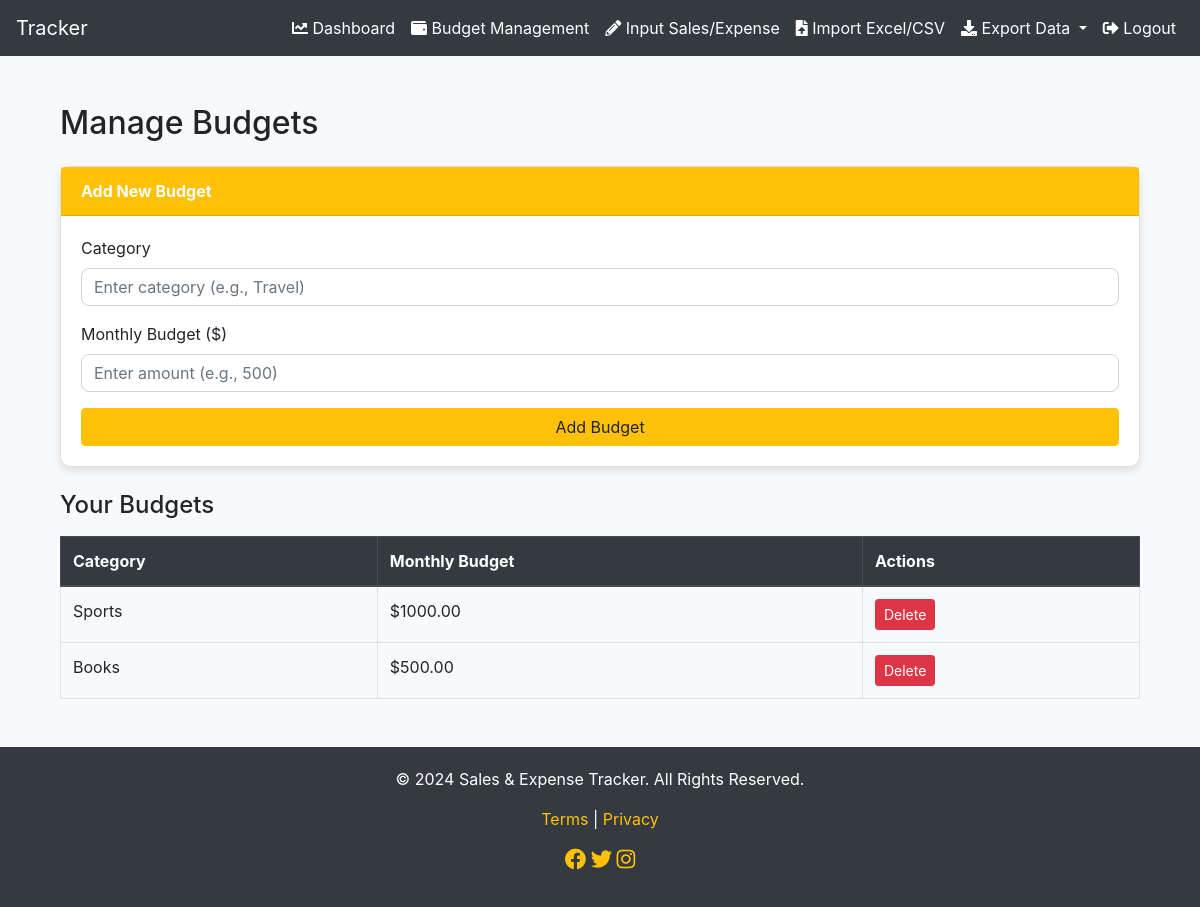
/manage_budgets (signed in), run on the app's committed database.
### SalesAPK/models.py (models this page shows, shortened)
class Budget(models.Model):
    user = models.ForeignKey('Customer', on_delete=models.CASCADE)
    category = models.CharField(max_length=255)
    monthly_budget = models.DecimalField(max_digits=10, decimal_places=2)
    created_at = models.DateTimeField(auto_now_add=True)

### SalesAPK/views.py (the view, shortened to what this page needs)
# urls.py: path('manage_budgets',views.ManageBudgets.as_view(),name='manage_budgets'),
class ManageBudgets(View):
    def get(self,request):
        user_id = request.session.get('user_id')
        budgets = Budget.objects.filter(user_id=user_id)
        return render(request,"budget_management.html",{'budgets':budgets})

### templates/budget_management.html (shortened to what this page needs)
{% extends "masterpage.html" %}
{% block managebudget %}
{% load static %}
<link href="{% static "css/budget_management.css" %}" rel="stylesheet">
<div class="container mt-5">
    <h2 class="mb-4">Manage Budgets</h2>
    <div class="card mb-4">
        <div class="card-header bg-warning text-white">Add New Budget</div>
        <div class="card-body">
            <form method="POST">
                <div class="form-group">
                    <label for="category">Category</label>
                    <input type="text" id="category" name="category" class="form-control" placeholder="Enter category (e.g., Travel)">
                </div>
                <div class="form-group">
                    <label for="monthly_budget">Monthly Budget ($)</label>
                    <input type="number" step="0.01" id="monthly_budget" name="monthly_budget" class="form-control" placeholder="Enter amount (e.g., 500)">
                </div>
                <button type="submit" class="btn btn-warning btn-block">Add Budget</button>
            </form>
        </div>
    </div>
    <h4>Your Budgets</h4>
    <table class="table table-bordered mt-3">
        <thead class="thead-dark">
            <tr>
                <th>Category</th>
                <th>Monthly Budget</th>
                <th>Actions</th>
            </tr>
        </thead>
        <tbody>
            {% for budget in budgets %}
                <tr>
                    <td>{{ budget.category }}</td>
                    <td>${{ budget.monthly_budget }}</td>
                    <td>
                        <a href="#" class="btn btn-danger btn-sm">Delete</a>
                    </td>
                </tr>
            {% empty %}
                <tr>
                    <td colspan="3" class="text-center">No budgets found.</td>
                </tr>
            {% endfor %}
        </tbody>
    </table>
</div>
{% endblock managebudget %}

### templates/masterpage.html (style rules this page uses)
body { background-color: #f8f9fa; }
.card { border-radius: 10px; box-shadow: 0 4px 8px rgba(0, 0, 0, 0.1); }
.card-header { background-color: #ffc107; color: #343a40; font-weight: bold; }
.form-control { border-radius: 8px; }

### data on the page
Budget: category "Sports", monthly_budget "1000.00"
Budget: category "Books", monthly_budget "500.00"
